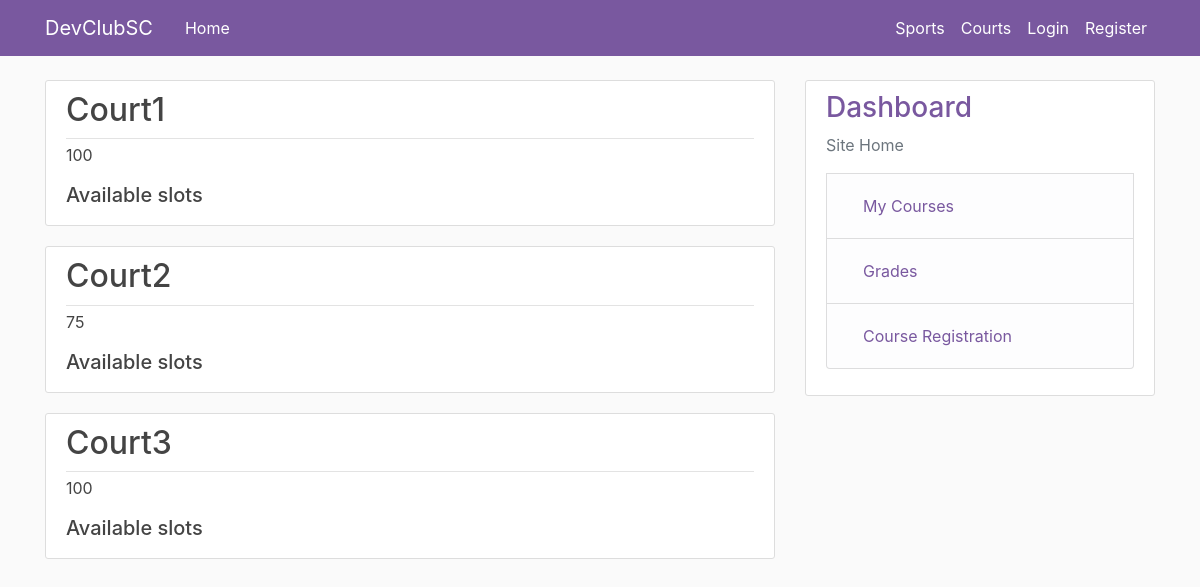
The page /courts/ on the database as committed earlier.
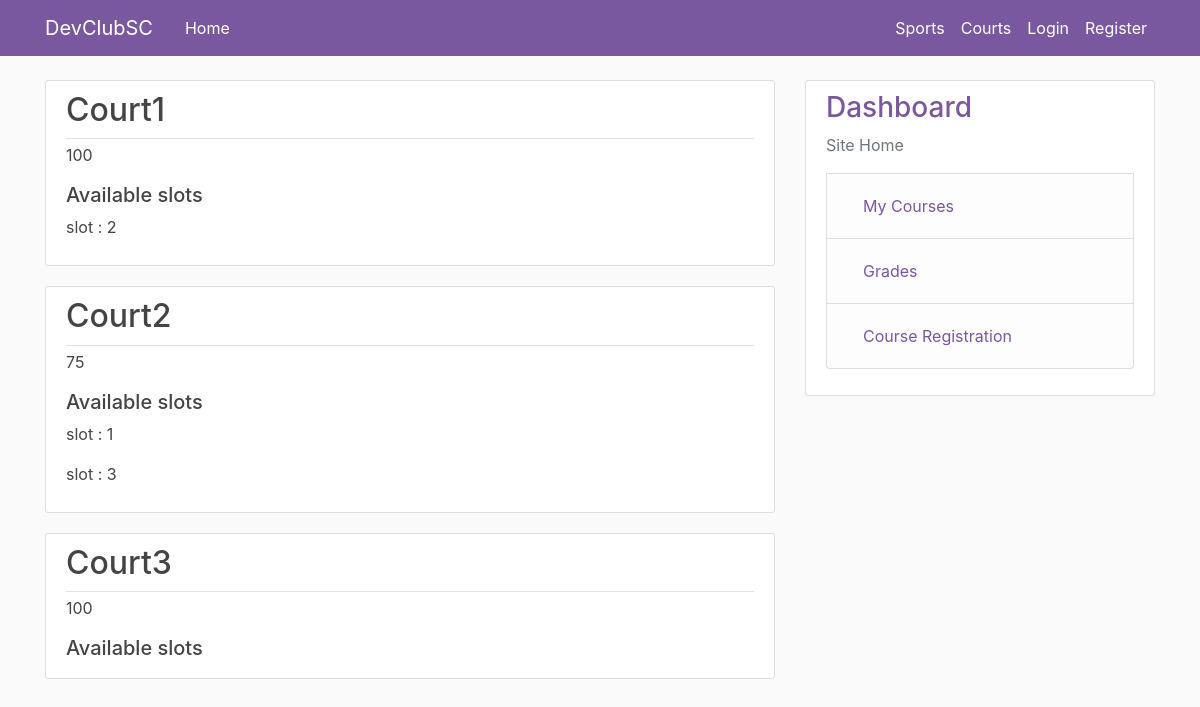
The same page on the database as committed later.
### courts/models.py (models this page shows, shortened)
class Court(models.Model):
    name = models.CharField(max_length=100)
    capacity = models.IntegerField()

### sports/models.py (models this page shows, shortened)
class Slot(models.Model):
    sport = models.ForeignKey(Sport,on_delete=models.CASCADE,default='')
    court = models.ForeignKey(Court,on_delete=models.CASCADE,default='')
    date = models.DateField()
    start_time = models.TimeField()
    end_time = models.TimeField()

### courts/views.py (the view)
# urls.py: path('courts/',CourtListView.as_view(), name='courts-home'),
class CourtListView(ListView):
    model = Court
    template_name = 'courts/courts.html'
    context_object_name = 'courts'
    extra_context = {'staffs': Staff.objects.all(), 'slots': Slot.objects.all()}

### courts/templates/courts/courts.html (shortened to what this page needs)
{% extends 'sports/base.html' %}
{% block content %}
{% for court in courts %}
    <article class="media content-section">
        <div class="media-body">
            <div class="article-metadata">
                <h2><a class="article-title" href="{% url 'courts-detail' court.id %}">{{ court.name }}</h2>
            </div>
            <p class="article-content">{{ court.capacity }}</p>
            <h5>Available slots</h5>
            {% for slot in slots %}
                {% if slot.court == court %}
                    <p class="article-content">slot : {{ slot.id }}</p>
                {% endif %}
            {% endfor %}
        </div>
    </article>
{% endfor %}
{% endblock content %}

Rows that differ between the two databases and show on the page:
changed Court "Court1": gains Slot (id "2")
changed Court "Court2": gains Slot (id "1"); gains Slot (id "3")
